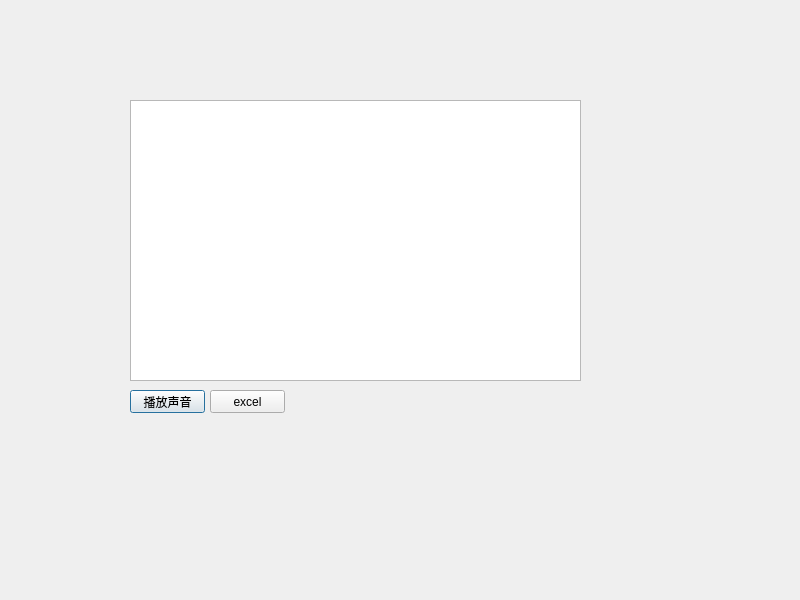
<?xml version="1.0" encoding="UTF-8"?>
<ui version="4.0">
 <class>Dialog</class>
 <widget class="QDialog" name="Dialog">
  <property name="geometry">
   <rect>
    <x>0</x>
    <y>0</y>
    <width>800</width>
    <height>600</height>
   </rect>
  </property>
  <property name="windowTitle">
   <string>Dialog</string>
  </property>
  <widget class="QPushButton" name="pushButton">
   <property name="geometry">
    <rect>
     <x>130</x>
     <y>390</y>
     <width>75</width>
     <height>23</height>
    </rect>
   </property>
   <property name="text">
    <string>播放声音</string>
   </property>
  </widget>
  <widget class="QPlainTextEdit" name="plainTextEdit">
   <property name="geometry">
    <rect>
     <x>130</x>
     <y>100</y>
     <width>451</width>
     <height>281</height>
    </rect>
   </property>
  </widget>
  <widget class="QPushButton" name="pushButton_2">
   <property name="geometry">
    <rect>
     <x>210</x>
     <y>390</y>
     <width>75</width>
     <height>23</height>
    </rect>
   </property>
   <property name="text">
    <string>excel</string>
   </property>
  </widget>
 </widget>
 <resources/>
 <connections/>
</ui>
